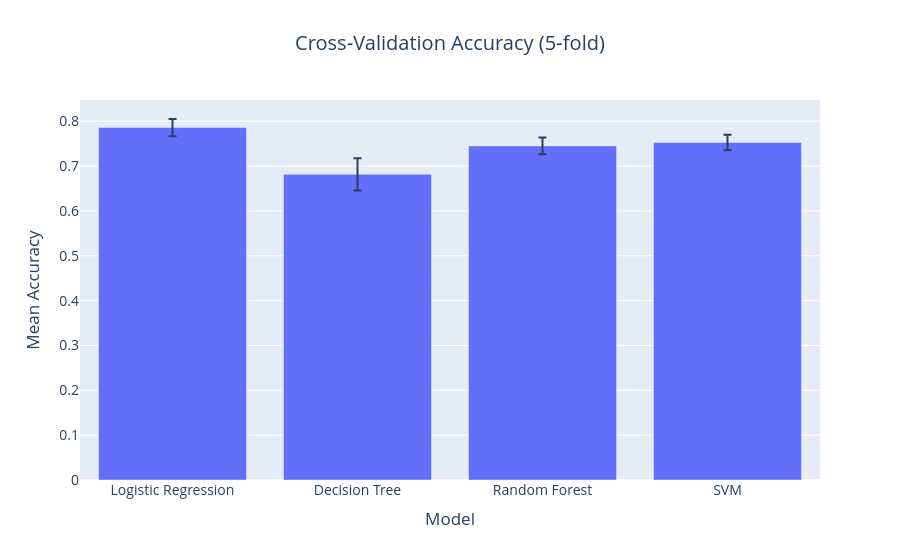

Notebook source saved alongside this figure:
### Markdown cell above
## 1. Cross‑Validation: Base Models

We evaluate several classifiers using 5‑fold cross‑validation on the training set to get a baseline performance estimate.

### Code cell
# %% Cross-Validation Baseline
models = {
    'Logistic Regression': LogisticRegression(max_iter=1000, random_state=42),
    'Decision Tree': DecisionTreeClassifier(random_state=42),
    'Random Forest': RandomForestClassifier(n_estimators=100, random_state=42),
    'SVM': SVC(kernel='rbf', random_state=42)
}

cv_scores = {}
for name, model in models.items():
    scores = cross_val_score(model, X_train, y_train, cv=5, scoring='accuracy')
    cv_scores[name] = {'mean': scores.mean(), 'std': scores.std()}
    print(f"{name}: {scores.mean():.4f} (+-{scores.std():.4f})")

# Visualise cross-validation scores
df_cv = pd.DataFrame(cv_scores).T
fig = px.bar(
    df_cv,
    x=df_cv.index,
    y='mean',
    error_y='std',
    title='Cross‑Validation Accuracy (5‑fold)',
    labels={'index': 'Model', 'mean': 'Mean Accuracy'}
)
fig.update_layout(title_x=0.5, font=dict(size=14))
fig.show()

### Figure 1 — Plotly figure (JSON) as saved in the notebook; plotly's stock layout.template omitted (floating-point values rounded to 4 significant figures)
{"data": [{"error_y": {"array": [0.01909, 0.03608, 0.01888, 0.01733]}, "hovertemplate": "Model=%{x}<br>Mean Accuracy=%{y}<extra></extra>", "legendgroup": "", "marker": {"color": "#636efa", "pattern": {"shape": ""}}, "name": "", "orientation": "v", "showlegend": false, "textposition": "auto", "type": "bar", "x": ["Logistic Regression", "Decision Tree", "Random Forest", "SVM"], "xaxis": "x", "y": [0.7858, 0.6814, 0.745, 0.7524], "yaxis": "y"}], "layout": {"barmode": "relative", "font": {"size": 14}, "legend": {"tracegroupgap": 0}, "title": {"text": "Cross‑Validation Accuracy (5‑fold)", "x": 0.5}, "xaxis": {"anchor": "y", "domain": [0, 1], "title": {"text": "Model"}}, "yaxis": {"anchor": "x", "domain": [0, 1], "title": {"text": "Mean Accuracy"}}}}
